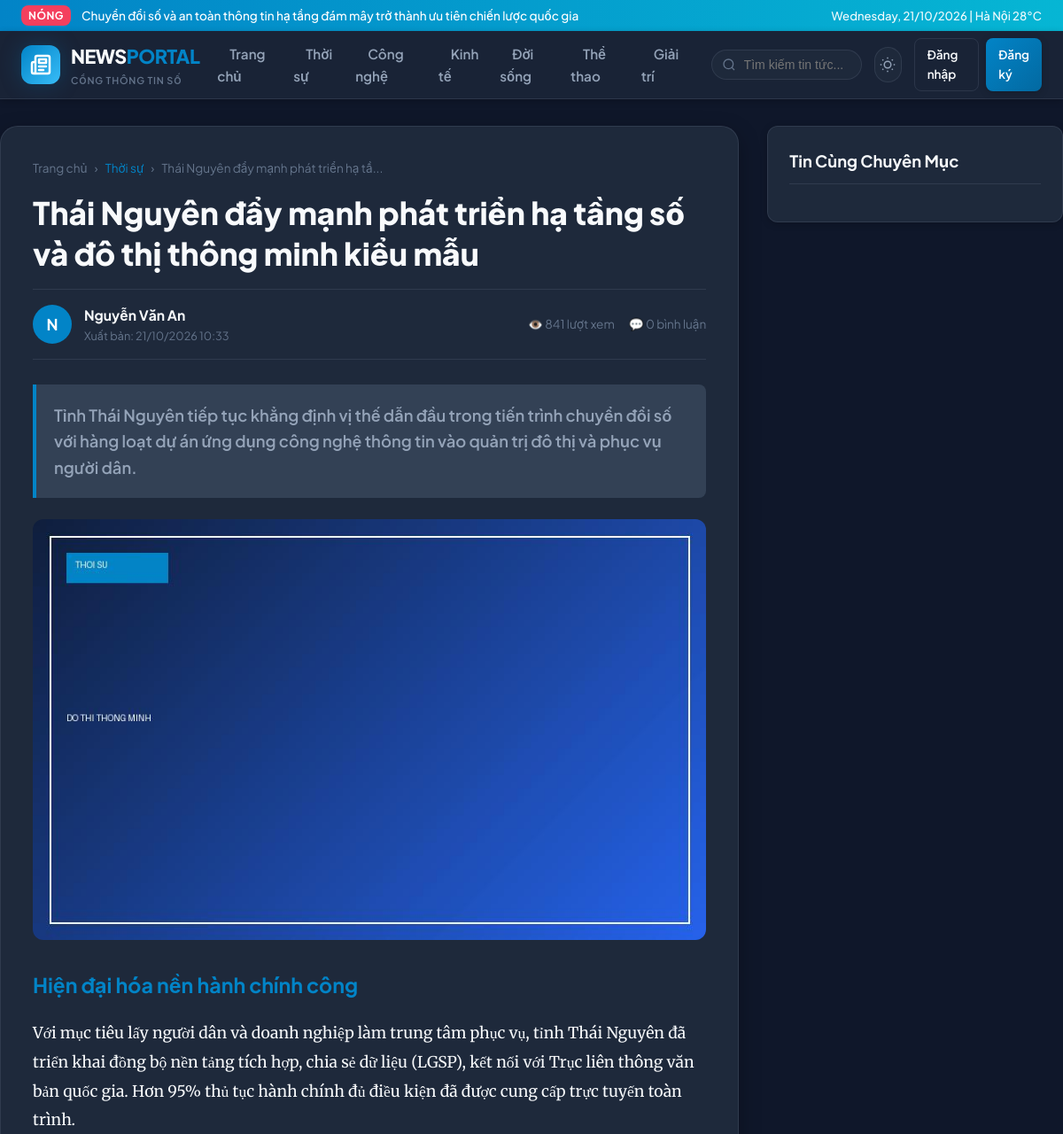
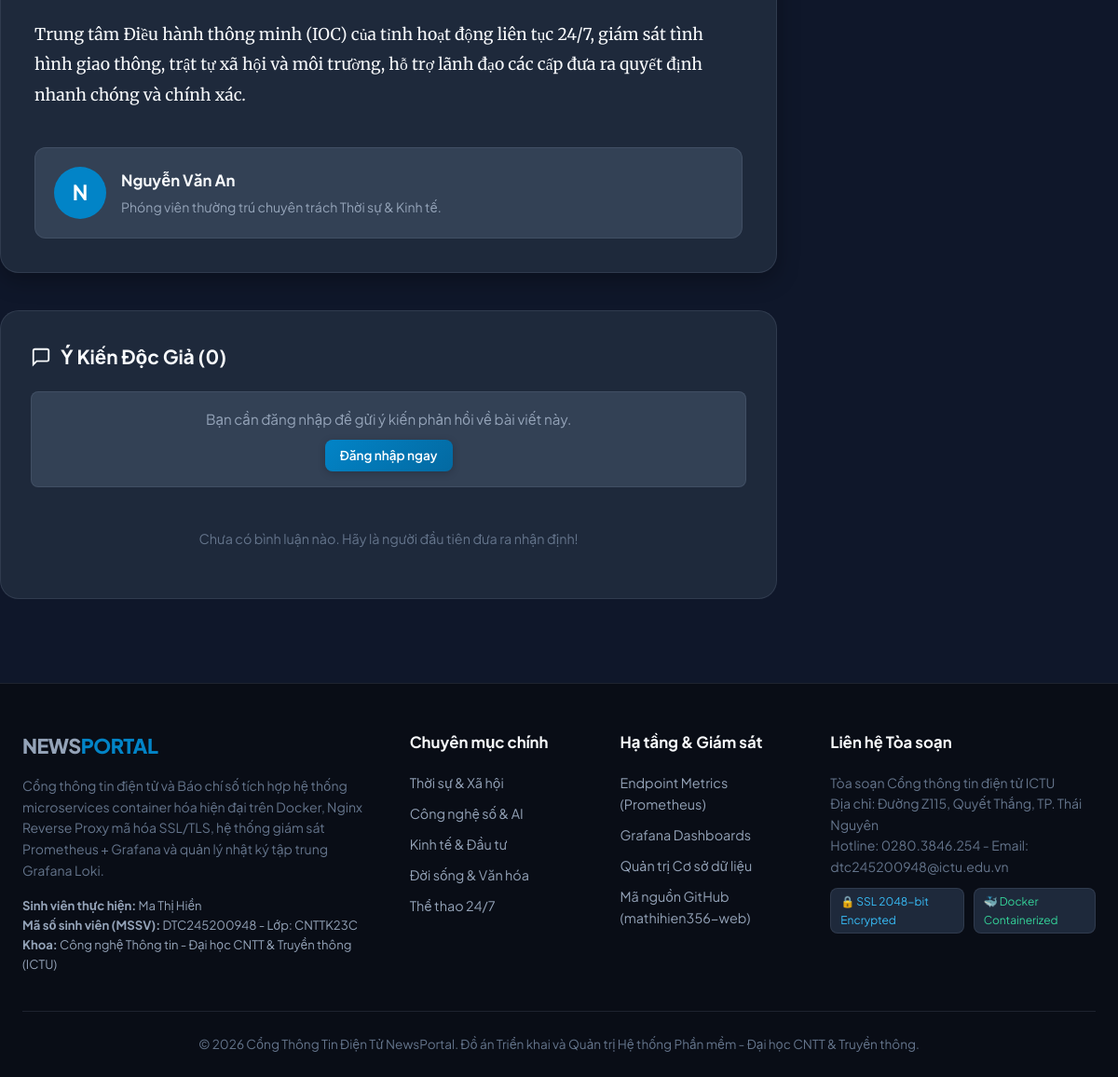
/webapp/article.php?slug=thai-nguyen-day-manh-ha-tang-so, run on the app's committed database (2 pictures, top to bottom).
### tables this page shows
CREATE TABLE `categories` (
    `id` INT AUTO_INCREMENT PRIMARY KEY,
    `name` VARCHAR(100) NOT NULL,
    `slug` VARCHAR(100) NOT NULL UNIQUE,
    `description` VARCHAR(255) NULL,
    `icon` VARCHAR(50) DEFAULT 'newspaper',
    `display_order` INT NOT NULL DEFAULT 0,
    `created_at` TIMESTAMP DEFAULT CURRENT_TIMESTAMP,
    INDEX `idx_cat_slug` (`slug`)
);

CREATE TABLE `articles` (
    `id` INT AUTO_INCREMENT PRIMARY KEY,
    `category_id` INT NOT NULL,
    `author_id` INT NOT NULL,
    `title` VARCHAR(255) NOT NULL,
    `slug` VARCHAR(255) NOT NULL UNIQUE,
    `summary` TEXT NOT NULL,
    `content` LONGTEXT NOT NULL,
    `thumbnail` VARCHAR(255) NULL,
    `views` INT NOT NULL DEFAULT 0,
    `is_featured` TINYINT(1) NOT NULL DEFAULT 0,
    `status` ENUM('draft', 'published', 'archived') NOT NULL DEFAULT 'published',
    `published_at` TIMESTAMP DEFAULT CURRENT_TIMESTAMP,
    `created_at` TIMESTAMP DEFAULT CURRENT_TIMESTAMP,
    `updated_at` TIMESTAMP DEFAULT CURRENT_TIMESTAMP ON UPDATE CURRENT_TIMESTAMP,
    CONSTRAINT `fk_articles_category` FOREIGN KEY (`category_id`) REFERENCES `categories` (`id`) ON DELETE CASCADE,
    CONSTRAINT `fk_articles_author` FOREIGN KEY (`author_id`) REFERENCES `users` (`id`) ON DELETE CASCADE,
    INDEX `idx_art_status_pub` (`status`, `published_at`),
    INDEX `idx_art_featured` (`is_featured`),
    INDEX `idx_art_category` (`category_id`),
    INDEX `idx_art_author` (`author_id`)
);

CREATE TABLE `users` (
    `id` INT AUTO_INCREMENT PRIMARY KEY,
    `username` VARCHAR(50) NOT NULL UNIQUE,
    `email` VARCHAR(100) NOT NULL UNIQUE,
    `password_hash` VARCHAR(255) NOT NULL,
    `full_name` VARCHAR(100) NOT NULL,
    `role` ENUM('admin', 'author', 'reader') NOT NULL DEFAULT 'reader',
    `avatar` VARCHAR(255) DEFAULT '/assets/images/default-avatar.png',
    `bio` TEXT NULL,
    `is_active` TINYINT(1) NOT NULL DEFAULT 1,
    `created_at` TIMESTAMP DEFAULT CURRENT_TIMESTAMP,
    `updated_at` TIMESTAMP DEFAULT CURRENT_TIMESTAMP ON UPDATE CURRENT_TIMESTAMP,
    INDEX `idx_user_role` (`role`),
    INDEX `idx_user_active` (`is_active`)
);

### webapp/includes/auth.php (called while the page is built, shortened)
<?php
function e($str) {
    return htmlspecialchars($str ?? '', ENT_QUOTES, 'UTF-8');
}
function is_logged_in() {
    return !empty($_SESSION['user_id']);
}
function current_user() {
    if (!is_logged_in()) {
        return null;
    }
    return [
        'id'        => $_SESSION['user_id'],
        'username'  => $_SESSION['username'],
        'full_name' => $_SESSION['full_name'],
        'role'      => $_SESSION['role'],
        'email'     => $_SESSION['email'] ?? '',
        'avatar'    => $_SESSION['avatar'] ?? '/assets/images/default-avatar.png'
    ];
}

### webapp/article.php (the view, shortened to what this page needs)
<?php
require_once __DIR__ . '/includes/auth.php';
$slug = $_GET['slug'] ?? '';
$db = get_db_connection();
if ($slug) {
    $stmt = $db->prepare("
        SELECT a.*, c.name AS category_name, c.slug AS category_slug,
               u.full_name AS author_name, u.avatar AS author_avatar, u.bio AS author_bio
        FROM articles a
        JOIN categories c ON a.category_id = c.id
        JOIN users u ON a.author_id = u.id
        WHERE a.slug = ? AND a.status = 'published'
        LIMIT 1
    ");
    $stmt->execute([$slug]);
}
$article = $stmt->fetch();
$stmt = $db->prepare("
    SELECT c.*, u.full_name AS user_name, u.avatar AS user_avatar
    FROM comments c
    JOIN users u ON c.user_id = u.id
    WHERE c.article_id = ? AND c.status = 'approved'
    ORDER BY c.created_at DESC
");
$stmt->execute([$article['id']]);
$comments = $stmt->fetchAll();
require_once __DIR__ . '/includes/header.php';
?>
<div class="container" style="padding: 30px 0;">
    <div class="main-layout">
        <div class="content-primary">
            <article class="article-detail-wrap">
                <header class="article-header">
                    <nav class="article-breadcrumb">
                        <a href="/">Trang chủ</a> &rsaquo;
                        <a href="/category.php?slug=<?= e($article['category_slug']) ?>" style="color: var(--primary);">
                            <?= e($article['category_name']) ?>
                        </a> &rsaquo;
                        <span style="color: var(--text-muted);"><?= e(mb_strimwidth($article['title'], 0, 40, '...')) ?></span>
                    </nav>
                    <h1 class="article-main-title"><?= e($article['title']) ?></h1>
                    <div class="author-meta-box">
                        <div class="author-info">
                            <div class="user-avatar-mini" style="width: 44px; height: 44px; font-size: 1.1rem; background: #0284c7; color: #fff; display: flex; align-items: center; justify-content: center; font-weight: 700;">
                                <?= strtoupper(substr($article['author_name'], 0, 1)) ?>
                            </div>
                            <div>
                                <div class="author-name"><?= e($article['author_name']) ?></div>
                                <div style="font-size: 0.8rem; color: var(--text-muted);">
                                    Xuất bản: <?= date('d/m/Y H:i', strtotime($article['published_at'])) ?>
                                </div>
                            </div>
                        </div>
                        <div style="font-size: 0.85rem; color: var(--text-muted); display: flex; gap: 16px;">
                            <span>👁️ <?= number_format($article['views'] + 1) ?> lượt xem</span>
                            <span>💬 <?= count($comments) ?> bình luận</span>
                        </div>
                    </div>
                </header>
                <div class="article-summary-lead">
                    <?= e($article['summary']) ?>
                </div>
                <?php if ($article['thumbnail']): ?>
                    <div style="margin-bottom: 28px; border-radius: var(--radius-md); overflow: hidden;">
                        <img src="<?= e($article['thumbnail']) ?>" alt="<?= e($article['title']) ?>" style="width: 100%; max-height: 480px; object-fit: cover;"
                             onerror="this.src='https://images.unsplash.com/photo-1504384308090-c894fdcc538d?w=1000&auto=format&fit=crop&q=80'">
                    </div>
                <?php endif; ?>
                <div class="article-content">
                    <?= $article['content']  ?>
                </div>
                <div style="margin-top: 40px; padding: 20px; background: var(--bg-surface-elevated); border-radius: var(--radius-md); border: 1px solid var(--border-color); display: flex; gap: 16px; align-items: center;">
                    <div style="width: 56px; height: 56px; border-radius: 50%; background: #0284c7; color: #fff; font-size: 1.4rem; display: flex; align-items: center; justify-content: center; font-weight: 700; flex-shrink: 0;">
                        <?= strtoupper(substr($article['author_name'], 0, 1)) ?>
                    </div>
                    <div>
                        <strong style="font-size: 1.05rem; color: var(--text-primary);"><?= e($article['author_name']) ?></strong>
                        <p style="font-size: 0.88rem; color: var(--text-secondary); margin-top: 4px;">
                            <?= e($article['author_bio'] ?: 'Biên tập viên Ban Chuyên đề & Phóng viên thời sự Cổng Thông Tin.') ?>
                        </p>
                    </div>
                </div>
            </article>
            <section class="comments-section">
                <h3 style="font-size: 1.3rem; font-weight: 700; margin-bottom: 20px; display: flex; align-items: center; gap: 10px;">
                    <svg width="22" height="22" viewBox="0 0 24 24" fill="none" stroke="currentColor" stroke-width="2"><path d="M21 15a2 2 0 0 1-2 2H7l-4 4V5a2 2 0 0 1 2-2h14a2 2 0 0 1 2 2z"></path></svg>
                    Ý Kiến Độc Giả (<?= count($comments) ?>)
                </h3>
                <?php if (is_logged_in()): ?>
                    <form id="commentForm" style="margin-bottom: 30px;">
                        <input type="hidden" name="article_id" value="<?= $article['id'] ?>">
                        <?= csrf_field() ?>
                        <div class="form-group">
                            <label class="form-label">Chia sẻ quan điểm của bạn với tư cách: <strong><?= e($currentUser['full_name']) ?></strong></label>
                            <textarea id="commentContent" name="content" class="form-textarea" rows="3" placeholder="Viết bình luận văn minh, tôn trọng người khác..." required></textarea>
                        </div>
                        <button type="submit" class="btn btn-primary">Gửi bình luận</button>
                    </form>
                <?php else: ?>
                    <div style="padding: 16px; background: var(--bg-surface-elevated); border-radius: var(--radius-sm); border: 1px solid var(--border-color); margin-bottom: 24px; text-align: center;">
                        <span style="color: var(--text-secondary); font-size: 0.95rem;">Bạn cần đăng nhập để gửi ý kiến phản hồi về bài viết này.</span>
                        <div style="margin-top: 10px;">
                            <a href="/login.php?redirect=<?= urlencode($_SERVER['REQUEST_URI']) ?>" class="btn btn-primary" style="padding: 6px 16px; font-size: 0.85rem;">Đăng nhập ngay</a>
                        </div>
                    </div>
                <?php endif; ?>
                <div id="commentsContainer">
                    <?php if (empty($comments)): ?>
                        <p style="color: var(--text-muted); font-size: 0.9rem; text-align: center; padding: 20px 0;">Chưa có bình luận nào. Hãy là người đầu tiên đưa ra nhận định!</p>
                    <?php endif; ?>
                </div>
            </section>
        </div>
        <aside class="sidebar">
            <div class="widget">
                <h3 class="widget-title">Tin Cùng Chuyên Mục</h3>
            </div>
        </aside>
    </div>
</div>
<?php require_once __DIR__ . '/includes/footer.php'; ?>

### webapp/includes/header.php (shortened to what this page needs)
<?php
require_once __DIR__ . '/auth.php';
$headerCategories = [];
try {
    $db = get_db_connection();
    $stmt = $db->query("SELECT id, name, slug FROM categories ORDER BY display_order ASC LIMIT 6");
    $headerCategories = $stmt->fetchAll();
} catch (Exception $e) {
}
$currentUser = current_user();
?>
<!DOCTYPE html>
<html lang="vi" data-theme="dark">
<head>
    <link rel="stylesheet" href="/assets/css/style.css">
</head>
<body>
<div class="top-bar">
    <div class="container top-bar-content">
        <div class="breaking-news">
            <span class="breaking-badge">NÓNG</span>
            <span>Chuyển đổi số và an toàn thông tin hạ tầng đám mây trở thành ưu tiên chiến lược quốc gia</span>
        </div>
        <div style="font-size: 0.82rem; opacity: 0.95;">
            <?= date('l, d/m/Y') ?> | Hà Nội 28°C
        </div>
    </div>
</div>
<header class="site-header">
    <div class="container navbar">
        <a href="/" class="logo-brand">
            <div class="logo-icon">
            </div>
            <div>
                <div class="logo-text">NEWS<span>PORTAL</span></div>
                <div class="logo-subtitle">Cổng Thông Tin Số</div>
            </div>
        </a>
        <ul class="nav-links">
            <li><a href="/" class="nav-link <?= empty($_GET['cat']) && basename($_SERVER['PHP_SELF']) == 'index.php' ? 'active' : '' ?>">Trang chủ</a></li>
            <?php foreach ($headerCategories as $cat): ?>
                <li>
                    <a href="/category.php?slug=<?= e($cat['slug']) ?>"
                       class="nav-link <?= isset($_GET['slug']) && $_GET['slug'] === $cat['slug'] ? 'active' : '' ?>">
                        <?= e($cat['name']) ?>
                    </a>
                </li>
            <?php endforeach; ?>
        </ul>
        <div class="nav-actions">
            <form action="/search.php" method="GET" class="search-box-mini">
                <svg viewBox="0 0 24 24" fill="none" stroke="currentColor" stroke-width="2">
                    <circle cx="11" cy="11" r="8"></circle>
                    <line x1="21" y1="21" x2="16.65" y2="16.65"></line>
                </svg>
                <input type="text" name="q" placeholder="Tìm kiếm tin tức..." value="<?= e($_GET['q'] ?? '') ?>">
            </form>
            <button id="themeToggleBtn" class="theme-toggle-btn" title="Chuyển chế độ sáng/tối">
            </button>
            <?php if ($currentUser): ?>
                <div class="user-menu-wrapper" style="position: relative;">
                    <div class="user-menu-btn">
                        <div class="user-avatar-mini" style="display:flex;align-items:center;justify-content:center;background:#0284c7;color:#fff;font-weight:700;">
                            <?= strtoupper(substr($currentUser['full_name'], 0, 1)) ?>
                        </div>
                        <span style="font-size: 0.88rem; font-weight: 600; color: var(--text-primary);">
                            <?= e($currentUser['full_name']) ?>
                        </span>
                        <span class="user-role-badge role-<?= e($currentUser['role']) ?>">
                            <?= strtoupper(e($currentUser['role'])) ?>
                        </span>
                    </div>
                    <div class="dropdown-menu">
                        <?php if ($currentUser['role'] === 'admin' || $currentUser['role'] === 'author'): ?>
                            <a href="/admin/index.php" class="dropdown-item">
                                <svg width="16" height="16" viewBox="0 0 24 24" fill="none" stroke="currentColor" stroke-width="2"><rect x="3" y="3" width="7" height="7"></rect><rect x="14" y="3" width="7" height="7"></rect><rect x="14" y="14" width="7" height="7"></rect><rect x="3" y="14" width="7" height="7"></rect></svg>
                                Bàn Quản trị Portal
                            </a>
                            <a href="/admin/article_edit.php" class="dropdown-item">
                                <svg width="16" height="16" viewBox="0 0 24 24" fill="none" stroke="currentColor" stroke-width="2"><path d="M12 20h9"></path><path d="M16.5 3.5a2.121 2.121 0 0 1 3 3L7 19l-4 1 1-4L16.5 3.5z"></path></svg>
                                Viết bài mới
                            </a>
                        <?php endif; ?>
                        <a href="/profile.php" class="dropdown-item">
                            <svg width="16" height="16" viewBox="0 0 24 24" fill="none" stroke="currentColor" stroke-width="2"><path d="M20 21v-2a4 4 0 0 0-4-4H8a4 4 0 0 0-4 4v2"></path><circle cx="12" cy="7" r="4"></circle></svg>
                            Trang cá nhân
                        </a>
                        <a href="/logout.php" class="dropdown-item" style="color: #f43f5e;">
                            <svg width="16" height="16" viewBox="0 0 24 24" fill="none" stroke="currentColor" stroke-width="2"><path d="M9 21H5a2 2 0 0 1-2-2V5a2 2 0 0 1 2-2h4"></path><polyline points="16 17 21 12 16 7"></polyline><line x1="21" y1="12" x2="9" y2="12"></line></svg>
                            Đăng xuất
                        </a>
                    </div>
                </div>
            <?php else: ?>
                <div style="display: flex; gap: 8px;">
                    <a href="/login.php" class="btn btn-outline" style="padding: 7px 14px; font-size: 0.85rem;">Đăng nhập</a>
                    <a href="/register.php" class="btn btn-primary" style="padding: 7px 14px; font-size: 0.85rem;">Đăng ký</a>
                </div>
            <?php endif; ?>
        </div>
    </div>
</header>
<main>

### data on the page
categories: name "Thời sự"
categories: name "Công nghệ"
categories: name "Kinh tế"
categories: name "Đời sống"
categories: name "Thể thao"
categories: name "Giải trí"
articles: category.name "Thời sự", title "Thái Nguyên đẩy mạnh phát triển hạ tầ...", title "Thái Nguyên đẩy mạnh phát triển hạ tầng số và đô thị thông minh kiểu mẫu", author.full_name "N", author.full_name "Nguyễn Văn An", published_at "21/10/2026 10:33", $article['views'] + 1 "841", summary "Tỉnh Thái Nguyên tiếp tục khẳng định vị thế dẫn đầu trong tiến trình chuyển đổi số với hàng loạt dự án ứng dụng công nghệ thông tin vào quản trị đô thị và phục vụ người dân.", thumbnail (picture), content "Hiện đại hóa nền hành chính công Với mục tiêu lấy người dân và doanh nghiệp làm trung tâm phục vụ, tỉnh Thái Nguyên đã triển khai đồng bộ nền tảng tích hợp, chia sẻ dữ liệu (LGSP), kết nối với Trục liên thông văn bản quốc gia. Hơn 95% thủ tục hành chính đủ điều kiện đã được cung cấp trực tuyến toàn trình. Trung tâm Điều hành thông minh (IOC) của tỉnh hoạt động liên tục 24/7, giám sát tình hình giao thông, trật tự xã hội và môi trường, hỗ trợ lãnh đạo các cấp đưa ra quyết định nhanh chóng và chính xác.", author.bio "Phóng viên thường trú chuyên trách Thời sự & Kinh tế."

### other printed values
count($comments) "0"
